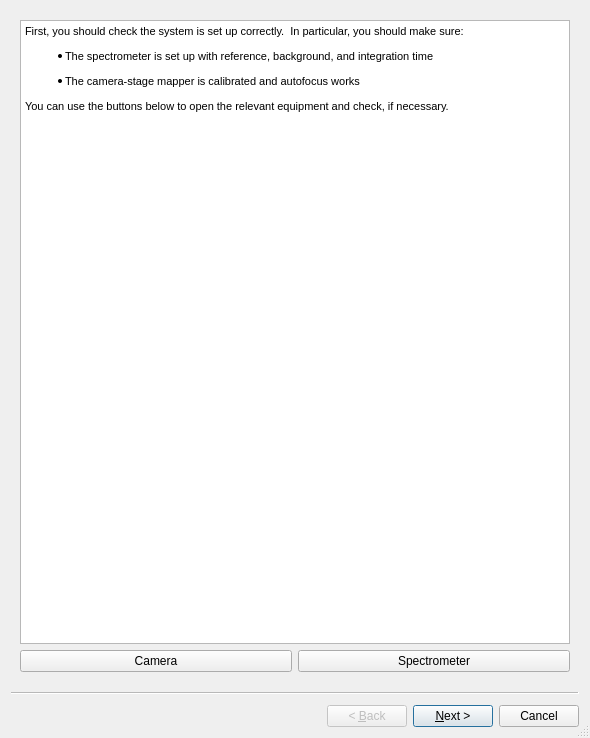
<?xml version="1.0" encoding="UTF-8"?>
<ui version="4.0">
 <class>particle_scanner_wizard</class>
 <widget class="QWizard" name="particle_scanner_wizard">
  <property name="geometry">
   <rect>
    <x>0</x>
    <y>0</y>
    <width>590</width>
    <height>738</height>
   </rect>
  </property>
  <property name="windowTitle">
   <string>Automatic Particle Scanner</string>
  </property>
  <property name="sizeGripEnabled">
   <bool>true</bool>
  </property>
  <widget class="QWizardPage" name="particle_scanner_setup_page">
   <layout class="QVBoxLayout" name="verticalLayout">
    <item>
     <widget class="QTextBrowser" name="setup_instructions">
      <property name="html">
       <string>&lt;!DOCTYPE HTML PUBLIC &quot;-//W3C//DTD HTML 4.0//EN&quot; &quot;http://www.w3.org/TR/REC-html40/strict.dtd&quot;&gt;
&lt;html&gt;&lt;head&gt;&lt;meta name=&quot;qrichtext&quot; content=&quot;1&quot; /&gt;&lt;style type=&quot;text/css&quot;&gt;
p, li { white-space: pre-wrap; }
&lt;/style&gt;&lt;/head&gt;&lt;body style=&quot; font-family:'MS Shell Dlg 2'; font-size:8.25pt; font-weight:400; font-style:normal;&quot;&gt;
&lt;p style=&quot; margin-top:0px; margin-bottom:0px; margin-left:0px; margin-right:0px; -qt-block-indent:0; text-indent:0px;&quot;&gt;&lt;span style=&quot; font-size:8pt;&quot;&gt;First, you should check the system is set up correctly.  In particular, you should make sure:&lt;/span&gt;&lt;/p&gt;
&lt;ul style=&quot;margin-top: 0px; margin-bottom: 0px; margin-left: 0px; margin-right: 0px; -qt-list-indent: 1;&quot;&gt;&lt;li style=&quot; font-size:8pt;&quot; style=&quot; margin-top:12px; margin-bottom:12px; margin-left:0px; margin-right:0px; -qt-block-indent:0; text-indent:0px;&quot;&gt;The spectrometer is set up with reference, background, and integration time&lt;/li&gt;
&lt;li style=&quot; font-size:8pt;&quot; style=&quot; margin-top:12px; margin-bottom:12px; margin-left:0px; margin-right:0px; -qt-block-indent:0; text-indent:0px;&quot;&gt;The camera-stage mapper is calibrated and autofocus works&lt;/li&gt;&lt;/ul&gt;
&lt;p style=&quot; margin-top:12px; margin-bottom:12px; margin-left:0px; margin-right:0px; -qt-block-indent:0; text-indent:0px;&quot;&gt;&lt;span style=&quot; font-size:8pt;&quot;&gt;You can use the buttons below to open the relevant equipment and check, if necessary.&lt;/span&gt;&lt;/p&gt;
&lt;p style=&quot;-qt-paragraph-type:empty; margin-top:0px; margin-bottom:0px; margin-left:0px; margin-right:0px; -qt-block-indent:0; text-indent:0px; font-size:8pt;&quot;&gt;&lt;br /&gt;&lt;/p&gt;&lt;/body&gt;&lt;/html&gt;</string>
      </property>
     </widget>
    </item>
    <item>
     <layout class="QHBoxLayout" name="horizontalLayout">
      <item>
       <widget class="QPushButton" name="cam_pushButton">
        <property name="text">
         <string>Camera</string>
        </property>
       </widget>
      </item>
      <item>
       <widget class="QPushButton" name="spec_pushButton">
        <property name="text">
         <string>Spectrometer</string>
        </property>
       </widget>
      </item>
     </layout>
    </item>
   </layout>
  </widget>
  <widget class="QWizardPage" name="find_particles_page">
   <layout class="QVBoxLayout" name="verticalLayout_4">
    <item>
     <layout class="QVBoxLayout" name="verticalLayout_5">
      <item>
       <widget class="QWidget" name="overview_image_graph_findparticlespage" native="true">
        <property name="sizePolicy">
         <sizepolicy hsizetype="Expanding" vsizetype="Preferred">
          <horstretch>1</horstretch>
          <verstretch>1</verstretch>
         </sizepolicy>
        </property>
       </widget>
      </item>
      <item>
       <layout class="QVBoxLayout" name="verticalLayout_2">
        <item>
         <widget class="QPushButton" name="acquire_image_pushbutton">
          <property name="text">
           <string>Acquire Image</string>
          </property>
         </widget>
        </item>
        <item>
         <widget class="QTextBrowser" name="instructions_textbrowser_2">
          <property name="sizePolicy">
           <sizepolicy hsizetype="Minimum" vsizetype="Minimum">
            <horstretch>0</horstretch>
            <verstretch>1</verstretch>
           </sizepolicy>
          </property>
          <property name="minimumSize">
           <size>
            <width>0</width>
            <height>20</height>
           </size>
          </property>
          <property name="html">
           <string>&lt;!DOCTYPE HTML PUBLIC &quot;-//W3C//DTD HTML 4.0//EN&quot; &quot;http://www.w3.org/TR/REC-html40/strict.dtd&quot;&gt;
&lt;html&gt;&lt;head&gt;&lt;meta name=&quot;qrichtext&quot; content=&quot;1&quot; /&gt;&lt;style type=&quot;text/css&quot;&gt;
p, li { white-space: pre-wrap; }
&lt;/style&gt;&lt;/head&gt;&lt;body style=&quot; font-family:'MS Shell Dlg 2'; font-size:8.25pt; font-weight:400; font-style:normal;&quot;&gt;
&lt;p style=&quot; margin-top:0px; margin-bottom:0px; margin-left:0px; margin-right:0px; -qt-block-indent:0; text-indent:0px;&quot;&gt;&lt;span style=&quot; font-size:8pt;&quot;&gt;Set the parameters below to find the particles.  The drop-down menu at the bottom allows you to show different views; I recommend checking one of the binary images to see if your thresholding settings are correct, then one of the ringed images to check the correct particles are being identified.&lt;/span&gt;&lt;/p&gt;&lt;/body&gt;&lt;/html&gt;</string>
          </property>
         </widget>
        </item>
        <item>
         <widget class="QWidget" name="image_filter_widget" native="true">
          <property name="sizePolicy">
           <sizepolicy hsizetype="Minimum" vsizetype="Minimum">
            <horstretch>0</horstretch>
            <verstretch>0</verstretch>
           </sizepolicy>
          </property>
          <property name="minimumSize">
           <size>
            <width>0</width>
            <height>300</height>
           </size>
          </property>
         </widget>
        </item>
       </layout>
      </item>
     </layout>
    </item>
    <item>
     <widget class="QLabel" name="label_3">
      <property name="text">
       <string>Image Size</string>
      </property>
     </widget>
    </item>
    <item>
     <widget class="QSpinBox" name="image_size_spinBox">
      <property name="maximum">
       <number>3000</number>
      </property>
      <property name="value">
       <number>300</number>
      </property>
     </widget>
    </item>
    <item>
     <widget class="QLabel" name="label">
      <property name="text">
       <string>Image Exclusion Fraction</string>
      </property>
     </widget>
    </item>
    <item>
     <widget class="QDoubleSpinBox" name="image_exclusion_fraction_doubleSpinBox">
      <property name="maximum">
       <double>0.500000000000000</double>
      </property>
      <property name="singleStep">
       <double>0.050000000000000</double>
      </property>
     </widget>
    </item>
   </layout>
  </widget>
  <widget class="QWizardPage" name="select_functions_page">
   <layout class="QHBoxLayout" name="horizontalLayout_4">
    <item>
     <widget class="QScrollArea" name="scrollArea">
      <property name="widgetResizable">
       <bool>true</bool>
      </property>
      <widget class="QWidget" name="scrollAreaWidgetContents">
       <property name="geometry">
        <rect>
         <x>0</x>
         <y>0</y>
         <width>442</width>
         <height>73</height>
        </rect>
       </property>
       <layout class="QHBoxLayout" name="horizontalLayout_5">
        <item>
         <layout class="QVBoxLayout" name="verticalLayout_3">
          <property name="topMargin">
           <number>10</number>
          </property>
          <property name="rightMargin">
           <number>10</number>
          </property>
          <item>
           <layout class="QHBoxLayout" name="horizontalLayout_2">
            <item>
             <widget class="QCheckBox" name="autofocus_tile_checkBox">
              <property name="text">
               <string>autofocus on each tile</string>
              </property>
             </widget>
            </item>
            <item>
             <widget class="QCheckBox" name="autofocus_particle_checkBox">
              <property name="text">
               <string>autofocus on each particle</string>
              </property>
             </widget>
            </item>
            <item>
             <widget class="QCheckBox" name="skip_if_centering_fails_checkBox">
              <property name="text">
               <string>skip if centering fails</string>
              </property>
             </widget>
            </item>
           </layout>
          </item>
          <item>
           <widget class="QLabel" name="label_2">
            <property name="text">
             <string>Tasks Selection Screen</string>
            </property>
           </widget>
          </item>
          <item>
           <widget class="QWidget" name="task_manager_widget" native="true"/>
          </item>
         </layout>
        </item>
       </layout>
      </widget>
     </widget>
    </item>
   </layout>
  </widget>
  <widget class="QWizardPage" name="scanning_page">
   <layout class="QVBoxLayout" name="verticalLayout_6">
    <item>
     <layout class="QFormLayout" name="formLayout_3">
      <property name="topMargin">
       <number>10</number>
      </property>
      <item row="1" column="0">
       <widget class="QLabel" name="label_5">
        <property name="text">
         <string>Scanner Status:</string>
        </property>
       </widget>
      </item>
      <item row="1" column="1">
       <widget class="QLineEdit" name="scanner_status_lineEdit">
        <property name="sizePolicy">
         <sizepolicy hsizetype="Fixed" vsizetype="Fixed">
          <horstretch>0</horstretch>
          <verstretch>0</verstretch>
         </sizepolicy>
        </property>
        <property name="text">
         <string>None</string>
        </property>
       </widget>
      </item>
      <item row="3" column="0">
       <widget class="QLabel" name="label_7">
        <property name="text">
         <string>Particle Number:</string>
        </property>
       </widget>
      </item>
      <item row="3" column="1">
       <widget class="QLineEdit" name="current_particle_lineEdit">
        <property name="sizePolicy">
         <sizepolicy hsizetype="Fixed" vsizetype="Fixed">
          <horstretch>0</horstretch>
          <verstretch>0</verstretch>
         </sizepolicy>
        </property>
        <property name="text">
         <string/>
        </property>
       </widget>
      </item>
      <item row="4" column="0">
       <widget class="QLabel" name="label_4">
        <property name="text">
         <string>Maximum Particles:</string>
        </property>
       </widget>
      </item>
      <item row="4" column="1">
       <widget class="QLineEdit" name="maximum_particles_lineEdit">
        <property name="sizePolicy">
         <sizepolicy hsizetype="Fixed" vsizetype="Fixed">
          <horstretch>0</horstretch>
          <verstretch>0</verstretch>
         </sizepolicy>
        </property>
        <property name="text">
         <string>Infinite</string>
        </property>
       </widget>
      </item>
      <item row="0" column="1">
       <widget class="QFrame" name="frame">
        <property name="frameShape">
         <enum>QFrame::StyledPanel</enum>
        </property>
        <property name="frameShadow">
         <enum>QFrame::Raised</enum>
        </property>
        <layout class="QHBoxLayout" name="horizontalLayout_3">
         <item>
          <widget class="QPushButton" name="start_pushButton">
           <property name="sizePolicy">
            <sizepolicy hsizetype="Expanding" vsizetype="Fixed">
             <horstretch>0</horstretch>
             <verstretch>0</verstretch>
            </sizepolicy>
           </property>
           <property name="text">
            <string>Start!</string>
           </property>
          </widget>
         </item>
         <item>
          <widget class="QPushButton" name="stop_pushButton">
           <property name="sizePolicy">
            <sizepolicy hsizetype="Expanding" vsizetype="Fixed">
             <horstretch>0</horstretch>
             <verstretch>0</verstretch>
            </sizepolicy>
           </property>
           <property name="palette">
            <palette>
             <active>
              <colorrole role="Text">
               <brush brushstyle="SolidPattern">
                <color alpha="255">
                 <red>0</red>
                 <green>0</green>
                 <blue>0</blue>
                </color>
               </brush>
              </colorrole>
              <colorrole role="ButtonText">
               <brush brushstyle="SolidPattern">
                <color alpha="255">
                 <red>0</red>
                 <green>0</green>
                 <blue>0</blue>
                </color>
               </brush>
              </colorrole>
             </active>
             <inactive>
              <colorrole role="Text">
               <brush brushstyle="SolidPattern">
                <color alpha="255">
                 <red>0</red>
                 <green>0</green>
                 <blue>0</blue>
                </color>
               </brush>
              </colorrole>
              <colorrole role="ButtonText">
               <brush brushstyle="SolidPattern">
                <color alpha="255">
                 <red>0</red>
                 <green>0</green>
                 <blue>0</blue>
                </color>
               </brush>
              </colorrole>
             </inactive>
             <disabled>
              <colorrole role="Text">
               <brush brushstyle="SolidPattern">
                <color alpha="255">
                 <red>120</red>
                 <green>120</green>
                 <blue>120</blue>
                </color>
               </brush>
              </colorrole>
              <colorrole role="ButtonText">
               <brush brushstyle="SolidPattern">
                <color alpha="255">
                 <red>120</red>
                 <green>120</green>
                 <blue>120</blue>
                </color>
               </brush>
              </colorrole>
             </disabled>
            </palette>
           </property>
           <property name="text">
            <string>Stop!</string>
           </property>
          </widget>
         </item>
        </layout>
       </widget>
      </item>
      <item row="5" column="0">
       <widget class="QLabel" name="label_6">
        <property name="text">
         <string>Max successive autofocus fails</string>
        </property>
       </widget>
      </item>
      <item row="5" column="1">
       <widget class="QSpinBox" name="max_autofocus_fails_spinBox">
        <property name="sizePolicy">
         <sizepolicy hsizetype="Fixed" vsizetype="Fixed">
          <horstretch>0</horstretch>
          <verstretch>0</verstretch>
         </sizepolicy>
        </property>
       </widget>
      </item>
     </layout>
    </item>
   </layout>
  </widget>
 </widget>
 <resources/>
 <connections/>
</ui>
